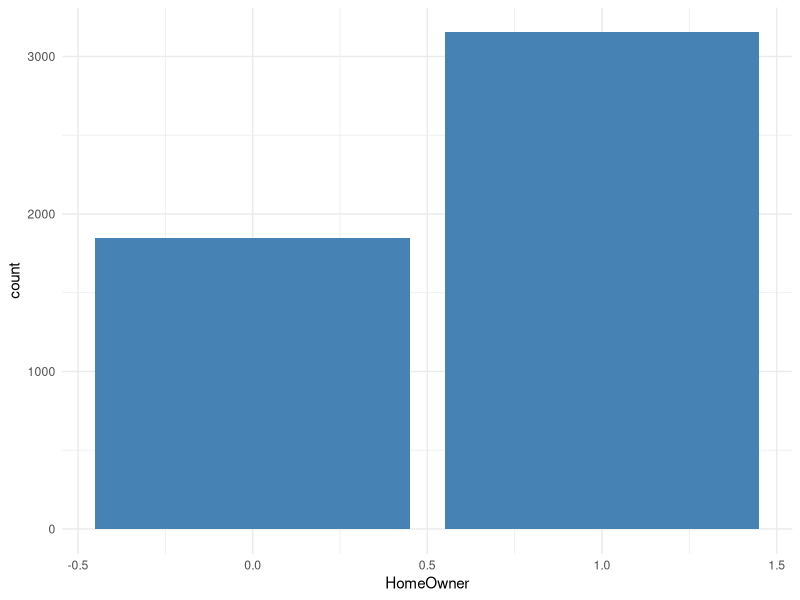
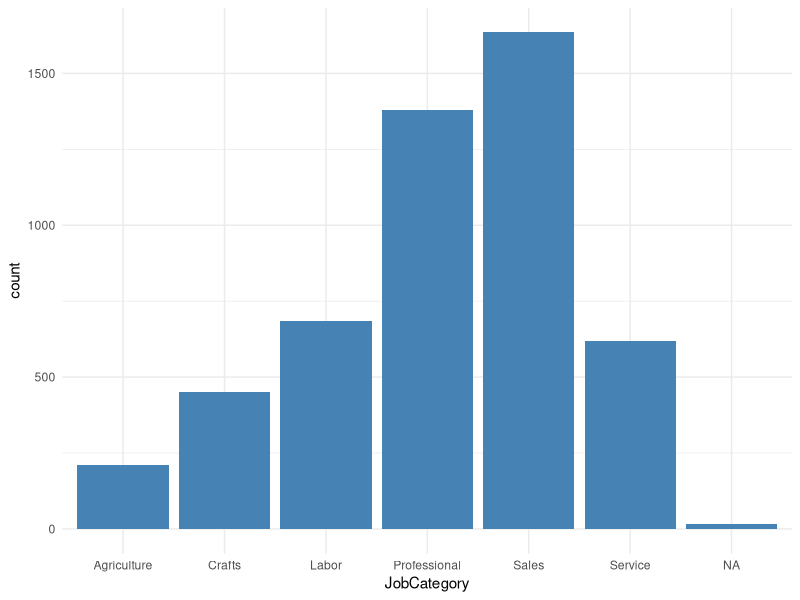
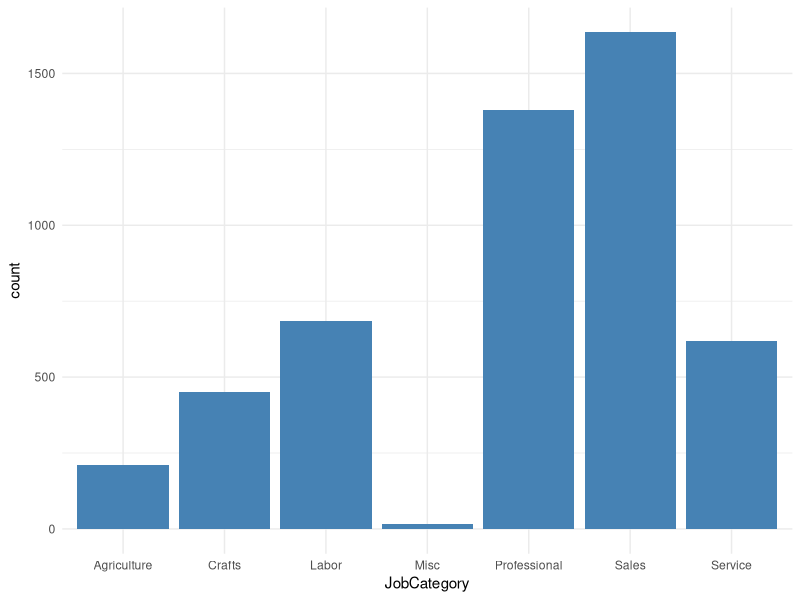
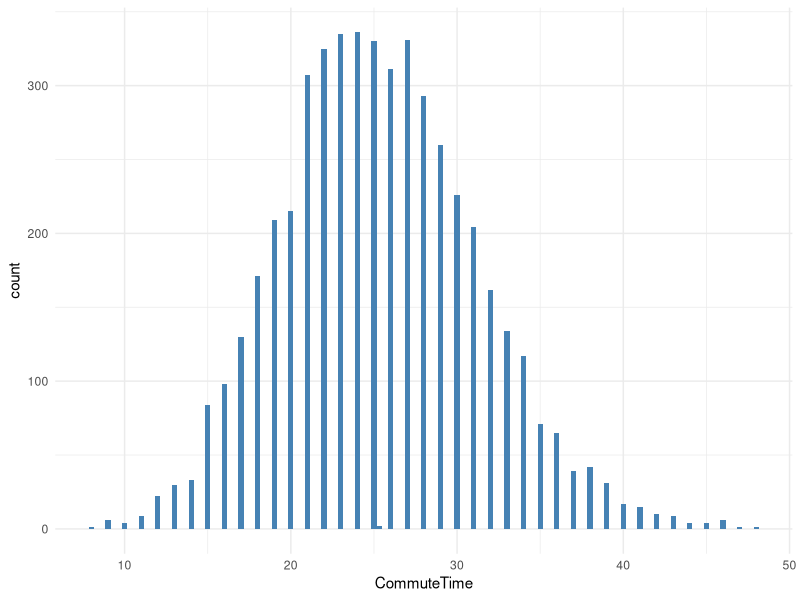
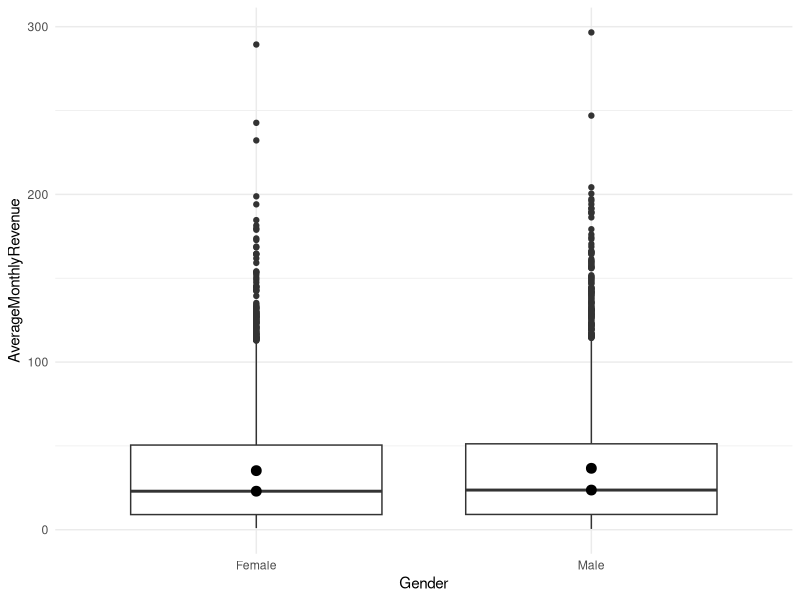
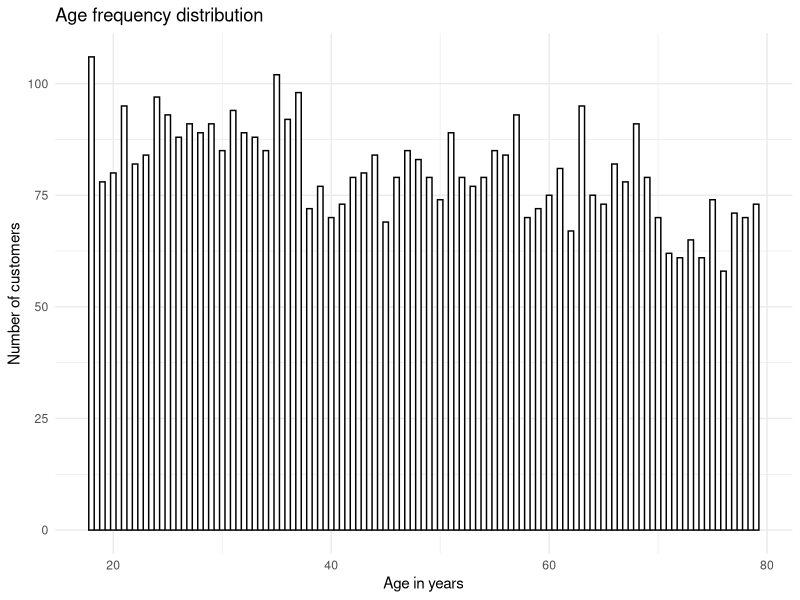
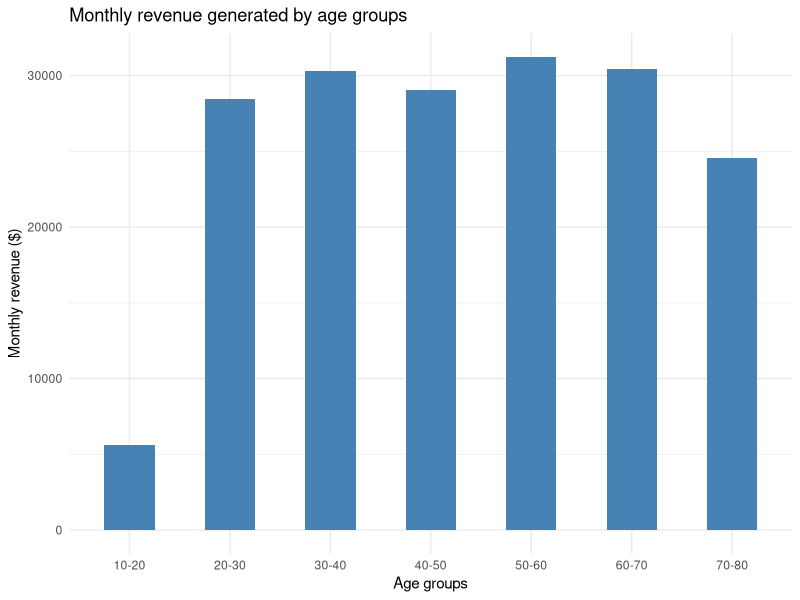
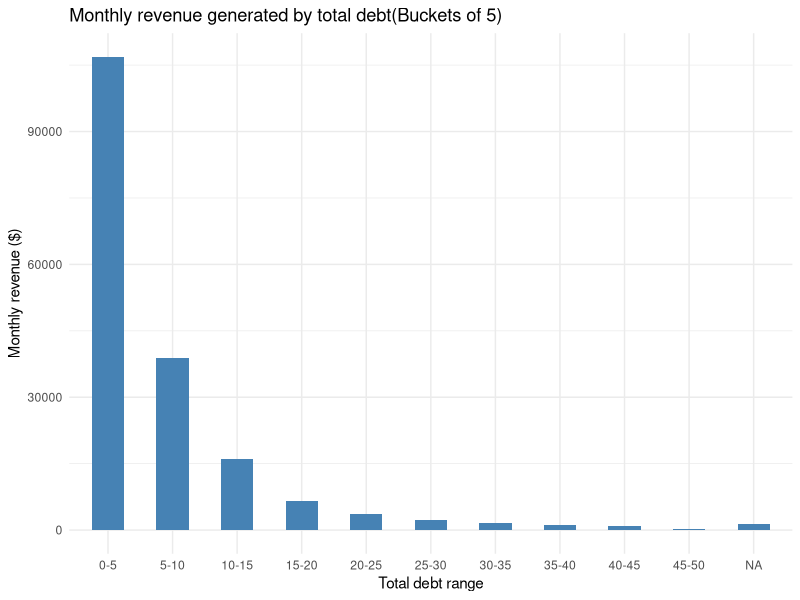

The R source for these figures, in order:
## ---- chunk 1
knitr::opts_knit$set(progress = FALSE, verbose = FALSE)
library(tidyverse)
library(maps)
library(scales)
library(sf)
library(Hmisc)
library(dplyr)
library(ggplot2)
## ---- chunk 2
#knitr::opts_chunk$set(echo=FALSE)
## ---- chunk 3
customers <- read_csv("data/Customer_Dataset_File_Original.csv")
## ---- chunk 4
sum(is.na(customers))
sapply(customers,function(x)sum(is.na(x)))
## ---- chunk 5
#customers <- read_csv("data/Customer_Dataset_File_Original.csv")
print("Number of rows with Gender = NA before imputation")
sum(is.na(customers$Gender))
numberOfFemales <- customers %>% 
  filter(Gender=="Female") %>% 
  nrow()
print("Number of females before imputation")
numberOfFemales
numberOfMales <- customers %>% 
  filter(Gender=="Male") %>% 
  nrow()
count <- 0
print("Number of males before imputation")
numberOfMales
for(i in 1:nrow(customers)){
  if(is.na(customers$Gender[i])){
    #customers$Gender[i] <- "F"
    count <- count + 1
    if (count %% 2 == 0){
      customers$Gender[i] <- "Female"
    }
    else{
      customers$Gender[i] <- "Male"
    }
  }
}
print("Number of rows with Gender = NA after imputation")
sum(is.na(customers$Gender))
numberOfFemales <- customers %>% 
  filter(Gender=="Female") %>% 
  nrow()
print("Number of females after imputation")
numberOfFemales
numberOfMales <- customers %>% 
  filter(Gender=="Male") %>% 
  nrow()
print("Number of males after imputation")
numberOfMales
## ---- chunk 6
print("Number of rows with HouseholdSize = NA before imputation")
sum(is.na(customers$HouseholdSize))
summary(customers$HouseholdSize)
customers$HouseholdSize[is.na(customers$HouseholdSize)] <- median(customers$HouseholdSize, na.rm = T)
print("Check for missing values for HouseholdSize")
sum(is.na(customers$HouseholdSize))
## ---- chunk 7
print("Number of rows with HomeOwner = NA before imputation")
sum(is.na(customers$HomeOwner))
summary(customers$HomeOwner)
get_mode <- function(x) {
  unique_x <- unique(x)
  mode <- unique_x[which.max(tabulate(match(x, unique_x)))]
  mode
}
mode_value = get_mode(customers$HomeOwner)
customers$HomeOwner[is.na(customers$HomeOwner)] <- mode_value
print("Check for missing values for HomeOwner")
sum(is.na(customers$HomeOwner))

ggplot(customers) + 
  geom_bar(aes(x = HomeOwner), fill = "steelblue") +
  theme_minimal()
## ---- chunk 8
#customers <- read_csv("data/Customer_Dataset_File_Original.csv")
print("Number of rows with JobCategory = NA before imputation")
sum(is.na(customers$JobCategory))
summary(customers$JobCategory)

ggplot(customers) + 
  geom_bar(aes(x = JobCategory), fill = "steelblue") +
  theme_minimal()

customers$JobCategory[is.na(customers$JobCategory)] <- "Misc"
print("Check for missing values for HomeOwner")
sum(is.na(customers$JobCategory))

ggplot(customers) + 
  geom_bar(aes(x = JobCategory), fill = "steelblue") +
  theme_minimal()
## ---- chunk 9
#customers <- read_csv("data/Customer_Dataset_File_Original.csv")
customers <- customers %>%
  replace(.=="#NULL!", NA) # replace with NA
customers$HHIncome = as.numeric(gsub("\\,", "", gsub("\\$", "", gsub("\\-", "", customers$HHIncome)))) 
customers$VoiceLastMonth = as.numeric(gsub("\\,", "", gsub("\\$", "", gsub("\\-", "", customers$VoiceLastMonth)))) 
customers$VoiceOverTenure = as.numeric(gsub("\\,", "", gsub("\\$", "", gsub("\\-", "", customers$VoiceOverTenure)))) 
customers$CardSpendMonth = as.numeric(gsub("\\,", "", gsub("\\$", "", gsub("\\-", "", customers$CardSpendMonth)))) 
customers$EquipmentLastMonth = as.numeric(gsub("\\,", "", gsub("\\$", "", gsub("\\-", "", customers$EquipmentLastMonth)))) 
customers$EquipmentOverTenure = as.numeric(gsub("\\,", "", gsub("\\$", "", gsub("\\-", "", customers$EquipmentOverTenure)))) 
customers$DataLastMonth = as.numeric(gsub("\\,", "", gsub("\\$", "", gsub("\\-", "", customers$DataLastMonth)))) 
customers$DataOverTenure = as.numeric(gsub("\\,", "", gsub("\\$", "", gsub("\\-", "", customers$DataOverTenure)))) 
sapply(customers,function(x)sum(is.na(x)))
ncol(customers)
## ---- chunk 10
#customers <- read_csv("data/Customer_Dataset_File_Original.csv")
customers$CarValue = gsub("\\ ", "", customers$CarValue) 
summary(customers$CarValue)
carValueLessThanZero <- customers %>% 
  filter(CarValue =="$(1,000.00)") %>% 
  nrow()
customers$CarValue[customers$CarValue =="$(1,000.00)"] <- 0
customers$CarValue = as.numeric(gsub("\\,", "", gsub("\\$", "", gsub("\\-", "", customers$CarValue)))) 
customers$CarValue = as.numeric(customers$CarValue)
carValueLessThanZero <- customers %>% 
  filter(is.na(customers$CarValue)) %>%
  nrow()
  
print("Number of records with CarValue = NA")
carValueLessThanZero
carOwnership <- customers %>% 
  filter(customers$CarOwnership == "-1") %>%
  nrow()
print("Number of records with CarOwnership == -1")
carOwnership
carBrand <- customers %>% 
  filter(customers$CarBrand == "-1") %>%
  nrow()
print("Number of records with CarBrand == -1")
carBrand
customers$CarOwnership[customers$CarOwnership =="-1"] <- NA
customers$CarBrand[customers$CarBrand =="-1"] <- NA
## ---- chunk 11
customers$CommuteTime = as.numeric(customers$CommuteTime)
customers$CommuteTime[is.na(customers$CommuteTime)] <- mean(customers$CommuteTime, na.rm = T)
ggplot(customers) + 
  geom_bar(aes(x = CommuteTime), fill = "steelblue") +
  theme_minimal()
## ---- chunk 12
customers$EquipmentLastMonth[is.na(customers$EquipmentLastMonth)] <- 0
customers$DataLastMonth[is.na(customers$DataLastMonth)] <- 0
customers$EquipmentOverTenure[is.na(customers$EquipmentOverTenure)] <- 0
customers$DataOverTenure[is.na(customers$DataOverTenure)] <- 0
customers$PhoneCoTenure <- ifelse(customers$PhoneCoTenure == 0, 1, customers$PhoneCoTenure)
customers$VoiceOverTenure <- ifelse(is.na(customers$VoiceOverTenure), customers$VoiceLastMonth, customers$VoiceOverTenure)
## ---- chunk 13
summary(customers)
## ---- chunk 14
customers$LastMonthTotalValue <- customers$VoiceLastMonth + customers$EquipmentLastMonth + customers$DataLastMonth
customers$OverTenureTotalValue <- customers$VoiceOverTenure + customers$EquipmentOverTenure + customers$DataOverTenure
customers$TotalDebt <- customers$CreditDebt + customers$OtherDebt
customers$AverageMonthlyRevenue <- customers$OverTenureTotalValue/customers$PhoneCoTenure
## ---- chunk 15
customersForAnalysis <- customers[,c("CustomerID","Gender","Age","EducationYears","JobCategory","EmploymentLength","HHIncome","DebtToIncomeRatio","CreditDebt","OtherDebt","MaritalStatus","HouseholdSize","HomeOwner","CommuteTime","PhoneCoTenure","VoiceLastMonth","VoiceOverTenure","EquipmentRental","EquipmentLastMonth","EquipmentOverTenure","WirelessData","DataLastMonth","DataOverTenure","Multiline","EBilling", "LastMonthTotalValue", "OverTenureTotalValue", "TotalDebt", "AverageMonthlyRevenue")]
summary(customersForAnalysis)
## ---- chunk 16
ggplot(data = customersForAnalysis,
  aes(x = Gender, y = AverageMonthlyRevenue)) +
  geom_boxplot() +
  stat_summary(fun.y = mean, geom="point",size=3) +
  stat_summary(fun.y = median, geom="point",size=3) +
  theme_minimal()

customersForAnalysis%>%
group_by(Gender)%>% 
summarise(Mean=mean(AverageMonthlyRevenue), Median=median(AverageMonthlyRevenue))
## ---- chunk 17
ggplot(customersForAnalysis, aes(x=Age)) +
    geom_histogram(binwidth=.5, colour="black", fill="white") + 
    labs( title= "Age frequency distribution", x="Age in years", y = "Number of customers") +
    theme_minimal()

lbls <- c('0-10','10-20','20-30', '30-40','40-50','50-60','60-70', '70-80', '80-90', '90-100')
groupedData <- customersForAnalysis %>% 
     group_by(ageGroup = cut(Age, breaks= seq(0, 100, by = 10), 
                                right = TRUE, include.lowest = TRUE, labels = lbls) ) %>% 
     summarise(totalMonthlyValue= sum(AverageMonthlyRevenue)) 

ggplot(groupedData, aes(x = ageGroup, y = totalMonthlyValue)) + 
  geom_bar(stat="identity", width=0.5, fill = "steelblue") +
  labs( title= "Monthly revenue generated by age groups", x="Age groups", y = "Monthly revenue ($)") +
  theme_minimal()
## ---- chunk 18
lbls <- c('0-5','5-10','10-15', '15-20','20-25','25-30','30-35', '35-40', '40-45', '45-50')
groupedData <- customersForAnalysis %>% 
     group_by(debtGroup = cut(TotalDebt, breaks= seq(0, 50, by = 5), 
                                right = TRUE, include.lowest = TRUE, labels = lbls) ) %>% 
     summarise(totalMonthlyValue= sum(AverageMonthlyRevenue)) 


ggplot(groupedData, aes(x = debtGroup, y = totalMonthlyValue)) + 
  geom_bar(stat="identity", width=0.5, fill = "steelblue") +
  labs( title= "Monthly revenue generated by total debt(Buckets of 5)", x="Total debt range", y = "Monthly revenue ($)") +
  theme_minimal()
## ---- chunk 19
groupedData <- customersForAnalysis%>%
  group_by(HouseholdSize)%>% 
  summarise(Mean=mean(AverageMonthlyRevenue), Median=median(AverageMonthlyRevenue), totalMonthlyRevenue= sum(AverageMonthlyRevenue))
groupedData
## ---- chunk 20
groupedData <- customersForAnalysis%>%
  filter(HouseholdSize > 1) %>%
  filter(Multiline == "No") %>%
  summarise(totalMonthlyRevenue= sum(AverageMonthlyRevenue))
cat(sprintf("Total monthly revenue for household size > 1 and with no multi-line:: %s", groupedData$totalMonthlyRevenue))
groupedData <- customersForAnalysis%>%
  filter(HouseholdSize > 1) %>%
  filter(Multiline == "No")
numberOfCustomers <- count(groupedData)
cat(sprintf("\nTotal monthly revenue for household size > 1 and with no multi-line: %s", numberOfCustomers))
## ---- chunk 21
groupedData <- customersForAnalysis %>% 
     group_by(EducationYears) %>% 
     summarise(totalMonthlyValue= mean(AverageMonthlyRevenue)) 

ggplot(groupedData, aes(x = EducationYears, y = totalMonthlyValue)) + 
  geom_point(color = "steelblue") +
  geom_smooth(method = lm) + 
  labs( title= "Average Monthly revenue generated to education in years", x="Education in years", y = "Average Monthly revenue ($)") +
  theme_minimal() 

groupedData <- customersForAnalysis %>% 
     group_by(EducationYears) %>% 
     summarise(totalMonthlyValue= sum(AverageMonthlyRevenue)) 

ggplot(groupedData, aes(x = EducationYears, y = totalMonthlyValue)) + 
  geom_bar(stat="identity", width=0.5, fill = "steelblue") +
  labs( title= "Monthly revenue generated by Education in years(Buckets of 5)", x="Education (in years)", y = "Monthly revenue ($)") +
  theme_minimal()
## ---- chunk 22

lbls <- c('0-10K','10-20K','20-30K', '30-40K','40-50K','50-60K','60-70K', '70-80K', '80-90K', '90-100K', '100-110K', '110-120K', '120-130K', '130-140K', '140-150K')

groupedData <- customersForAnalysis %>% 
     group_by(hhIncomeGroup = cut(HHIncome, breaks= seq(0, 150000, by = 10000), 
                                right = TRUE, include.lowest = TRUE, labels = lbls) ) %>% 
     summarise(totalMonthlyValue= sum(AverageMonthlyRevenue))
groupedData

ggplot(groupedData, aes(x = hhIncomeGroup, y = totalMonthlyValue)) + 
  geom_bar(stat="identity", width=0.5, fill = "steelblue") +
  labs( title= "Monthly revenue generated by household income(Buckets of $10K)", x="Household income", y = "Monthly revenue ($)") +
  theme_minimal() +
  theme(axis.text.x = element_text(angle = 45))

groupedData <- customersForAnalysis %>% 
     group_by(HHIncome) %>% 
     summarise(totalMonthlyValue= mean(AverageMonthlyRevenue)) 

ggplot(groupedData, aes(x = HHIncome, y = totalMonthlyValue)) + 
  geom_point(color = "steelblue") +
  geom_smooth(method = lm) + 
  labs( title= "Average Monthly revenue generated to House hold income", x="Household Income ($)", y = "Average Monthly revenue ($)") +
  scale_x_continuous(labels = comma) +
  theme_minimal() 

## ---- chunk 23
groupedData <- customersForAnalysis%>%
group_by(JobCategory)%>% 
summarise(totalMonthlyValue = sum(AverageMonthlyRevenue))

groupedData

ggplot(groupedData, aes(x = JobCategory, y = totalMonthlyValue)) + 
  geom_bar(stat="identity", width=0.5, fill = "steelblue") +
  labs( title= "Monthly revenue generated by job categories", x="Job category", y = "Monthly revenue ($)")  +
  theme_minimal() 

ggplot(data = customersForAnalysis, aes(x = JobCategory, y = AverageMonthlyRevenue, group=JobCategory)) +
  geom_boxplot() +
  labs( title= "Distribution of monthly revenue generated by job category", x="Job category", y = "Monthly revenue ($)")  +
  theme_minimal() 
## ---- chunk 24
ggplot(data = customersForAnalysis, aes(x = HomeOwner, y = AverageMonthlyRevenue, group=HomeOwner)) +
  geom_boxplot() +
  labs( title= "Homeownership and monthly revenue generated", x="Home ownership", y = "Monthly revenue ($)")  +
  theme_minimal() 

customersForAnalysis%>%
group_by(HomeOwner)%>% 
summarise(SUm = sum(AverageMonthlyRevenue), Mean=mean(AverageMonthlyRevenue), Median=median(AverageMonthlyRevenue))
## ---- chunk 25
lbls <- c('0-10','10-20','20-30', '30-40','40-50','50-60','60-70', '70-80', '80-90', '90-100')
groupedData <- customersForAnalysis %>% 
     group_by(DebtToIncomeRatio) %>% 
     summarise(totalMonthlyValue= sum(AverageMonthlyRevenue)) 

ggplot(groupedData, aes(x = DebtToIncomeRatio, y = totalMonthlyValue)) + 
  geom_point(color = "steelblue") +
  geom_smooth() + 
  labs( title= "Monthly revenue generated Debt to income ratio", x="Debt to income ratio (DTI)", y = "Monthly revenue ($)") +
  theme_minimal() 



## ---- chunk 26

groupedData <- customersForAnalysis %>% 
     group_by(CommuteTime) %>% 
     summarise(totalMonthlyValue= sum(DataOverTenure)) 

ggplot(groupedData, aes(x = CommuteTime, y = totalMonthlyValue)) + 
  geom_point(color = "steelblue") +
  geom_smooth() + 
  labs( title= "Data revenue compared to commute time", x="Commute time", y = "Data over tenure ($)") +
  theme_minimal() 

groupedData <- customersForAnalysis %>% 
     group_by(CommuteTime) %>% 
     summarise(totalMonthlyValue= sum(AverageMonthlyRevenue)) 

ggplot(groupedData, aes(x = CommuteTime, y = totalMonthlyValue)) + 
  geom_point(color = "steelblue") +
  geom_smooth() + 
  labs( title= "Monthly revenue compared to commute time", x="Commute time", y = "Monthly revenue ($)") +
  theme_minimal() 
## ---- chunk 27
write_csv(customersForAnalysis,"data/Customer_Dataset_UPDATED.csv")
